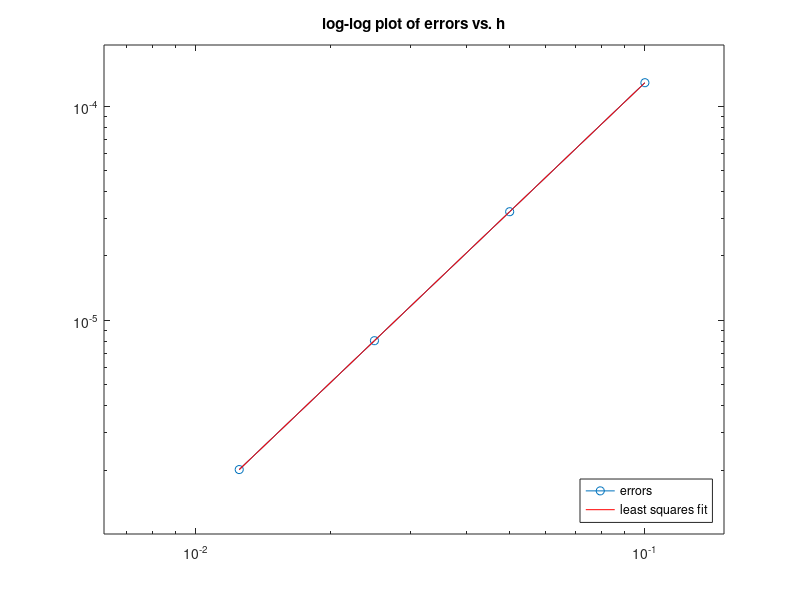

This figure's MATLAB source:
m = 80;
h = 1/m;
x = 0:h:1;
% f(x)=exp(x);
% uture(x)=exp(x) + (-5-exp(0))*(x - 1) + 1 - exp(1);
a=8-exp(1);
b=1;

u=zeros(length(x),1); 

A=(-2*eye(length(x)-2)+diag(ones(1,length(x)-3),1)+diag(ones(1,length(x)-3),-1))/h^2;
%設定A矩陣

F=exp(x);
F(2)=exp(1/m)-a/(h^2);
F(end-1)=exp(1-1/m)-b/(h^2);
F2=F';
F2(1,:)=[];
F2(end,:)=[];
U = A\F2;
U2 = [a;U;b];


plot(x,U2,'.',x,exp(x) + (-5-exp(0))*(x - 1) + 1 - exp(1))
title('Solution with 81 grid points')
xlabel('Distance x')
ylabel('u(x)')

ana=exp(x) + (-5-exp(0))*(x - 1) + 1 - exp(1);
error=abs(U2'-ana);
l_2norm = sqrt((1/m)*sum(error.*error));

hval = [1/10, 1/20, 1/40, 1/80];
E = [1.29E-04, 3.22E-05, 8.04E-06, 2.01E-06];
h = hval';
E2 = E';
ntest = length(h);
loglog(h,E2,'o-')
axis([.5*min(h) 1.5*max(h)  .5*min(E) 1.5*max(E)])
title('log-log plot of errors vs. h')

Ap = ones(ntest,2);
Ap(:,2) = log(h);
bp = log(E2);
Kp = Ap\bp; % K + p*log(h) = log(E2), E2 = exp(K)*h.^p
K = Kp(1);
p = Kp(2);
disp(sprintf('Least squares fit gives E(h) = %g * h^%g',exp(K),p))

% add graph of this line to loglog plot:
hold on
err1 = exp(K)*h.^p;
loglog(h,err1,'r')
legend('errors', 'least squares fit','Location','SouthEast')
hold off
